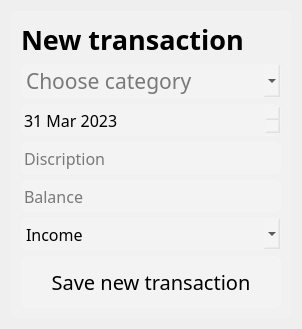
<?xml version="1.0" encoding="UTF-8"?>
<ui version="4.0">
 <class>Dialog</class>
 <widget class="QDialog" name="Dialog">
  <property name="geometry">
   <rect>
    <x>0</x>
    <y>0</y>
    <width>302</width>
    <height>322</height>
   </rect>
  </property>
  <property name="windowTitle">
   <string>Dialog</string>
  </property>
  <property name="styleSheet">
   <string notr="true">background-color: qconicalgradient(cx:1, cy:0, angle:82.1, stop:0 rgba(166, 140, 41, 255), stop:0.261364 rgba(204, 181, 74, 255), stop:0.267045 rgba(245, 236, 112, 255), stop:0.295455 rgba(235, 219, 102, 255), stop:0.528409 rgba(208, 231, 78, 255), stop:0.556818 rgba(168, 142, 42, 255), stop:0.57 rgba(187, 156, 51, 255), stop:0.58183 rgba(218, 202, 86, 255), stop:0.837526 rgba(208, 187, 73, 255), stop:0.88 rgba(187, 156, 51, 255), stop:0.935 rgba(137, 108, 26, 255));
font-family: Forte</string>
  </property>
  <layout class="QVBoxLayout" name="verticalLayout_2">
   <item>
    <widget class="QFrame" name="frame">
     <property name="styleSheet">
      <string notr="true">background-color: rgba(255, 255, 255, 30);
border: 1px solid rgba(255, 255, 255, 40);
border-radius: 7px;</string>
     </property>
     <property name="frameShape">
      <enum>QFrame::StyledPanel</enum>
     </property>
     <property name="frameShadow">
      <enum>QFrame::Raised</enum>
     </property>
     <layout class="QVBoxLayout" name="verticalLayout">
      <item>
       <widget class="QLabel" name="lbl_new_transaction">
        <property name="styleSheet">
         <string notr="true">font-weight: bold;
font-size: 20pt;
background-color: none;
border: none;</string>
        </property>
        <property name="text">
         <string>New transaction</string>
        </property>
       </widget>
      </item>
      <item>
       <widget class="QComboBox" name="cb_choose_category">
        <property name="styleSheet">
         <string notr="true">QComboBox {
font-size: 16pt;
color: black;
}

QComboBox:item {
color: black;

}</string>
        </property>
        <property name="currentIndex">
         <number>-1</number>
        </property>
        <property name="placeholderText">
         <string>Choose category</string>
        </property>
        <item>
         <property name="text">
          <string>Smartphone</string>
         </property>
        </item>
        <item>
         <property name="text">
          <string>Televisions</string>
         </property>
        </item>
        <item>
         <property name="text">
          <string>Laptops</string>
         </property>
        </item>
        <item>
         <property name="text">
          <string>Other</string>
         </property>
        </item>
       </widget>
      </item>
      <item>
       <widget class="QDateEdit" name="data">
        <property name="styleSheet">
         <string notr="true">font-size: 16px;
color: black;
padding-lift: 10px;
height: 30px;
</string>
        </property>
        <property name="buttonSymbols">
         <enum>QAbstractSpinBox::UpDownArrows</enum>
        </property>
        <property name="dateTime">
         <datetime>
          <hour>8</hour>
          <minute>0</minute>
          <second>0</second>
          <year>2023</year>
          <month>3</month>
          <day>31</day>
         </datetime>
        </property>
       </widget>
      </item>
      <item>
       <widget class="QLineEdit" name="le_discription">
        <property name="styleSheet">
         <string notr="true">font-size: 16px;
color: black;
padding-lift: 10px;
height: 30px;
</string>
        </property>
        <property name="placeholderText">
         <string>Discription</string>
        </property>
       </widget>
      </item>
      <item>
       <widget class="QLineEdit" name="le2_balance">
        <property name="styleSheet">
         <string notr="true">font-size: 16px;
color: black;
padding-lift: 10px;
height: 30px;
</string>
        </property>
        <property name="placeholderText">
         <string>Balance</string>
        </property>
       </widget>
      </item>
      <item>
       <widget class="QComboBox" name="cb2_jncome">
        <property name="styleSheet">
         <string notr="true">font-size: 16px;
color: black;
padding-lift: 10px;
height: 30px;
</string>
        </property>
        <item>
         <property name="text">
          <string>Income</string>
         </property>
        </item>
        <item>
         <property name="text">
          <string>Outcome</string>
         </property>
        </item>
       </widget>
      </item>
      <item>
       <widget class="QPushButton" name="pb_save_new_transaction">
        <property name="styleSheet">
         <string notr="true">QPushButton {
color: Black;
background-color: rgba(255 , 255, 255, 30);
border: 1px solid rgba(255, 255, 255, 40);
border radius: 3px;
width: 20px;
height: 50px;
font-size: 15pt;

}
QPushButton: hover {
background-color: rgba(255, 255, 255, 40);
}
QPushButton: pressed {
background-color: rgba(255, 255, 255, 70);
}</string>
        </property>
        <property name="text">
         <string>Save new transaction</string>
        </property>
        <property name="icon">
         <iconset resource="res-nw-window.qrc">
          <normaloff>:/icon/icon/add_circle_outline_black_24dp.svg</normaloff>:/icon/icon/add_circle_outline_black_24dp.svg</iconset>
        </property>
        <property name="iconSize">
         <size>
          <width>24</width>
          <height>24</height>
         </size>
        </property>
       </widget>
      </item>
     </layout>
    </widget>
   </item>
  </layout>
 </widget>
 <resources>
  <include location="res-nw-window.qrc"/>
 </resources>
 <connections/>
</ui>
